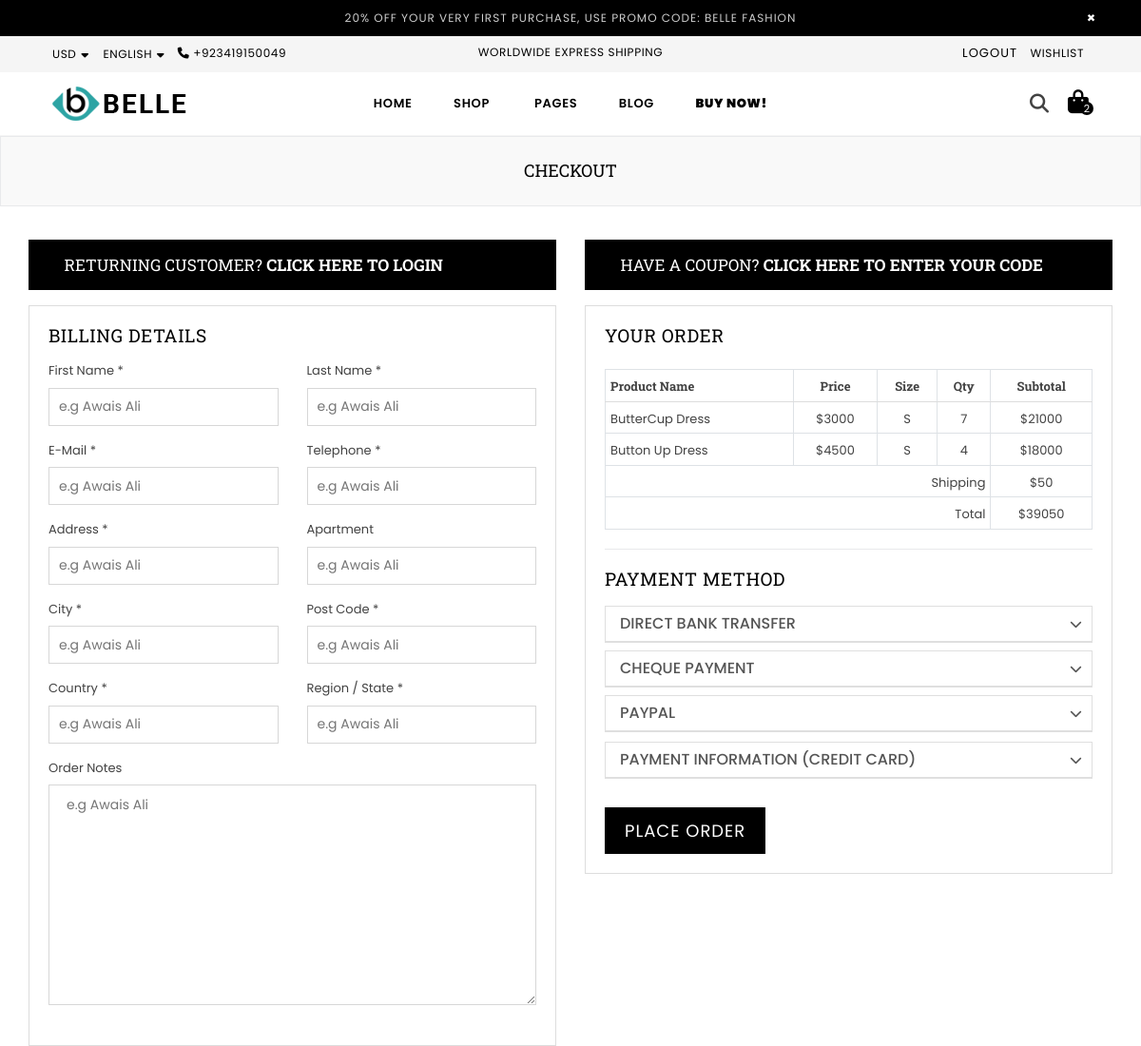
Before: /checkout (signed in, upper part) with the older database file.
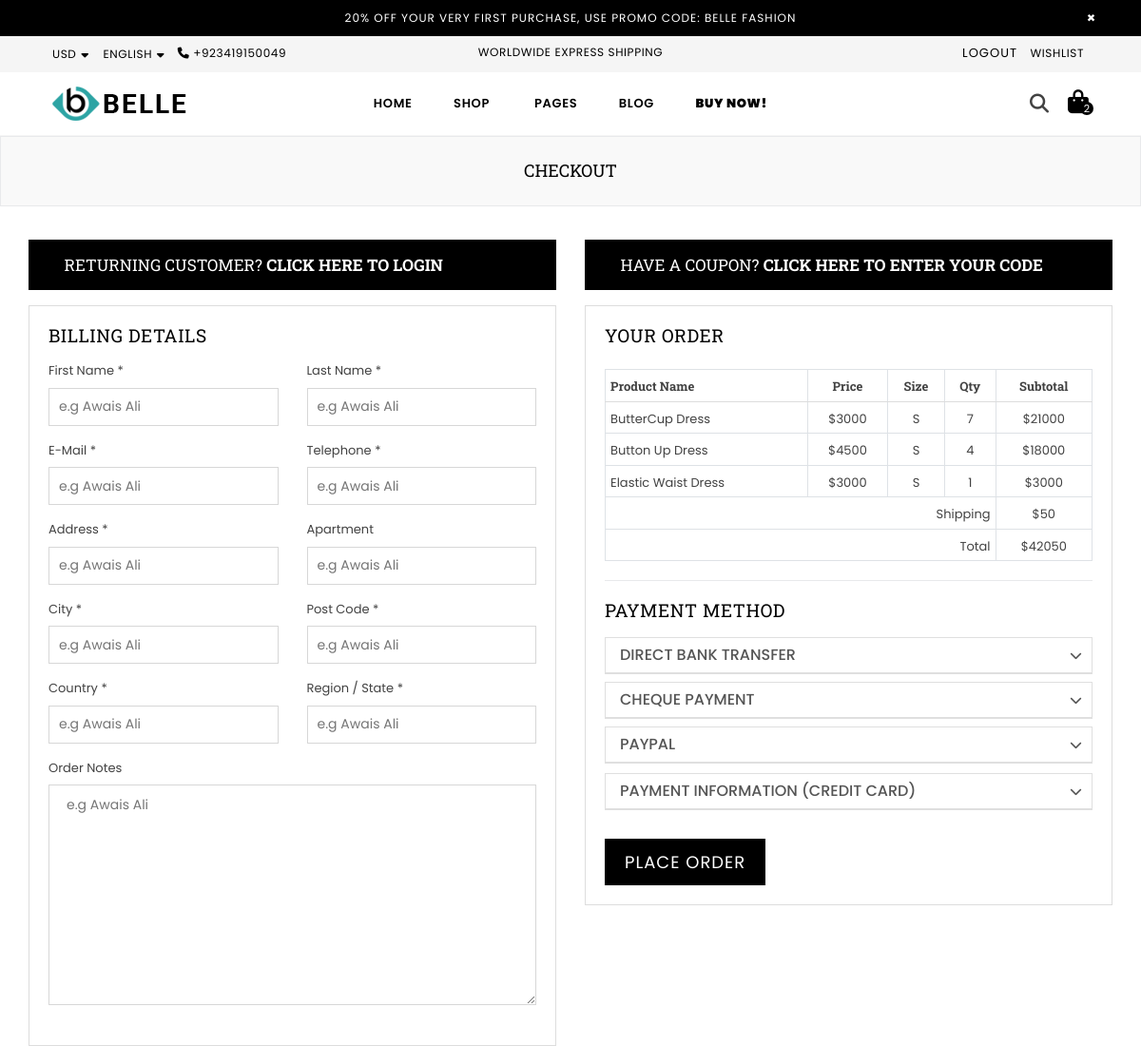
After: the same page with the newer database file.
### app/models.py (models this page shows, shortened)
class CartItem(models.Model):
    user = models.ForeignKey(User, on_delete=models.CASCADE)
    product = models.ForeignKey(Products, on_delete=models.CASCADE)
    color = models.CharField(max_length=100)
    size = models.CharField(max_length=100)
    quantity = models.PositiveIntegerField(default=1)
    note = models.TextField(blank=True, null=True)  # Optional notes for the cart item
    terms_accepted = models.BooleanField(default=False)  # Terms acceptance status
    class Meta:
        constraints = [
            models.UniqueConstraint(fields=['user', 'product', 'color', 'size'], name='unique_cart_item')
        ]

class Products(models.Model):
    name=models.CharField(max_length=100)
    description=models.TextField()
    slug=models.SlugField(max_length=50,unique=True,blank=True)
    in_stock=models.BooleanField()
    stock_quantity=models.IntegerField()
    last_update=models.DateTimeField(auto_now=True)
    sku=models.CharField(max_length=50)
    price=models.IntegerField()
    striked_price=models.IntegerField(blank=True,null=True,default=0)
    product_type=models.CharField(max_length=20)
    collections=models.CharField(max_length=50)
    main_image= models.ImageField(upload_to='products/')  # Shown by default
    hover_image= models.ImageField(upload_to='products/')  # Shown on hover
    tag=models.ManyToManyField('Tag',related_name='products',blank=True)
    sizes = models.ManyToManyField(Size, related_name='products', blank=True)
    color = models.ManyToManyField(Color, related_name='productscolor', blank=True)
    brand=models.ForeignKey(Brand, on_delete=models.CASCADE,related_name='brand',blank=True)
    class Meta:
        verbose_name = "Product"  # Correct singular form
        verbose_name_plural = "Products"  # Correct plural form

### app/views.py (the view)
# urls.py: path("checkout",views.Checkout,name="checkout"),
def Checkout(request):
    payment_form=PaymentForm()
    if request.method == 'POST':
        form = CheckoutForm(request.POST)
        payment_form = PaymentForm(request.POST)
        if form.is_valid() and payment_form.is_valid():
            checkout = form.save(commit=False)
            checkout.user = request.user
            checkout.save()
            order = Order.objects.create(
                user=request.user,
                first_name=checkout.first_name,
                last_name=checkout.last_name,
                email=checkout.email,
                phone_number=checkout.phone_number,
                address=checkout.address,
                apartment=checkout.appartment,  # notice 'apartment' in Order model
                city=checkout.city,
                postal_code=checkout.postal_code,
                country=checkout.country,
                state=checkout.state,
                notes=checkout.notes,
                terms_accepted=False,  # or handle from form if you like
                total_price=0,         # we will calculate later
            )
            payment = payment_form.save(commit=False)
            payment.order = order
            payment.save()
            cart_items = CartItem.objects.filter(user=request.user)
            for item in cart_items:
                OrderItem.objects.create(
                    order=order,
                    product=item.product,
                    quantity=item.quantity,
                    price=item.product.price,
                    color=item.color,
                    size=item.size,
                )
            order.calculate_total_price()
            cart_items.delete()
            messages.success(request, 'Your order has been placed successfully!')
            return redirect('order_confirmation')
        else:
            messages.error(request, 'Please fill in all the required fields.')
            return redirect('checkout')
    else:
        form = CheckoutForm()
    cart_items = CartItem.objects.filter(user=request.user)
    for cart_item in cart_items:
        cart_item.subtotal = cart_item.quantity * cart_item.product.price
    shipping_cost = 50
    subtotal = sum(item.product.price * item.quantity for item in cart_items)
    grand_total = subtotal + shipping_cost
    context = {
        'payment_form': payment_form,
        'form': form,
        'cart_items': cart_items,
        'subtotal': subtotal,
        'shipping_cost': shipping_cost,
        'grand_total': grand_total,
    }
    return render(request, 'app/checkout.html', context)

### app/forms.py
class PaymentForm(forms.ModelForm):
    class Meta:
        model = Payment
        fields = [
            'method',
            'card_name',
            'card_type',
            'card_number',
            'card_cvv',
            'card_expiry',
        ]

### app/templates/app/checkout.html (shortened to what the changed rows need)
{% extends "base.html" %} {% load static %} {% block title %} BELLE | CHECKOUT {% endblock title %} {% block content %}
<div id="page-content">
  <div class="page section-header text-center">
    <div class="page-title">
      <div class="wrapper"><h1 class="page-width">Checkout</h1></div>
    </div>
  </div>
  <div class="container">
    <form method="POST">
      <div class="row billing-fields">
        <div class="col-xl-6 col-lg-6 col-md-6 col-sm-12 sm-margin-30px-bottom">
          <div class="create-ac-content bg-light-gray padding-20px-all">
            <fieldset>
              <h2 class="login-title mb-3">Billing details</h2>
            </fieldset>
          </div>
        </div>
        <div class="col-xl-6 col-lg-6 col-md-6 col-sm-12">
          <div class="your-order-payment">
            <div class="your-order">
              <h2 class="order-title mb-4">Your Order</h2>
              <div class="table-responsive-sm order-table">
                <table class="bg-white table table-bordered table-hover text-center">
                  <thead>
                    <tr>
                      <th class="text-left">Product Name</th>
                      <th>Price</th>
                      <th>Size</th>
                      <th>Qty</th>
                      <th>Subtotal</th>
                    </tr>
                  </thead>
                  <tbody>
                    {% for item in cart_items %}
                    <tr>
                      <td class="text-left">{{ item.product.name }}</td>
                      <td>${{ item.product.price }}</td>
                      <td>{{ item.size }}</td>
                      <td>{{ item.quantity }}</td>
                      <td>${{ item.subtotal }}</td>
                    </tr>
                    {% endfor %}
                  </tbody>
                  <tfoot class="font-weight-600">
                    <tr>
                      <td colspan="4" class="text-right">Total</td>
                      <td>${{ grand_total }}</td>
                    </tr>
                  </tfoot>
                </table>
              </div>
            </div>
            <div class="your-payment">
              <h2 class="payment-title mb-3">payment method</h2>
            </div>
          </div>
        </div>
      </div>
    </form>
  </div>
</div>
{% endblock content %}

Changed rows visible on the page:
added CartItem: product.name "Elastic Waist Dress", product.price "3000", size "S", quantity "1", subtotal "3000"
Other visible differences:
{{ grand_total }}: "39050" → "42050"
